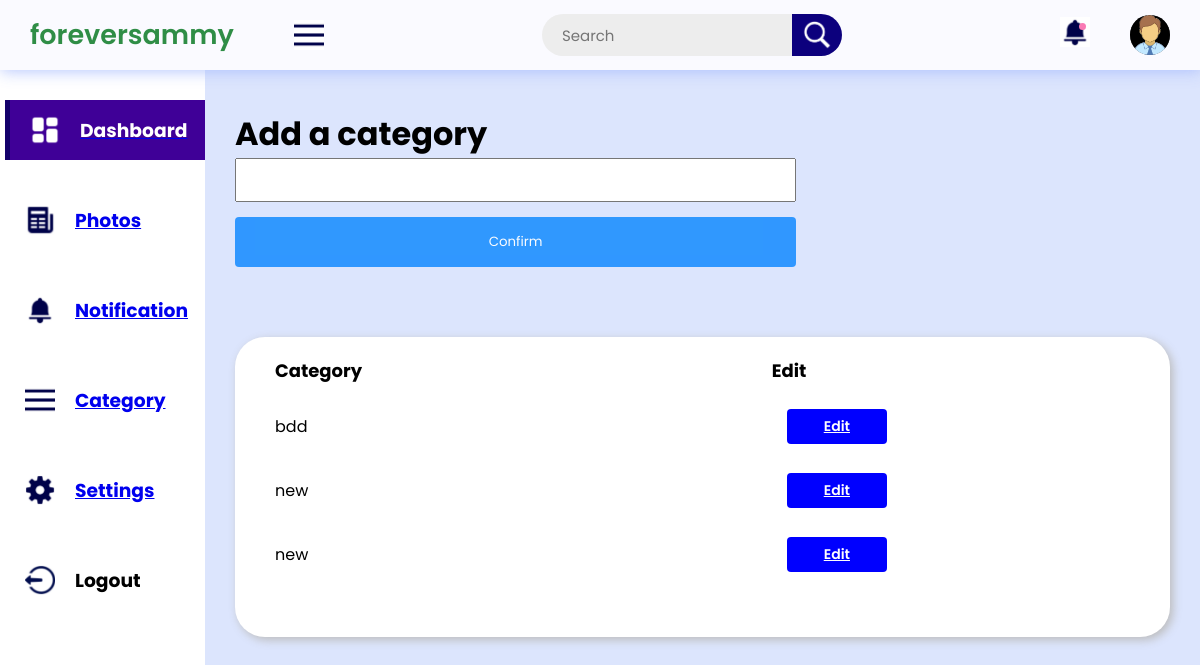
/addcat, run on an earlier commit of the app's database.
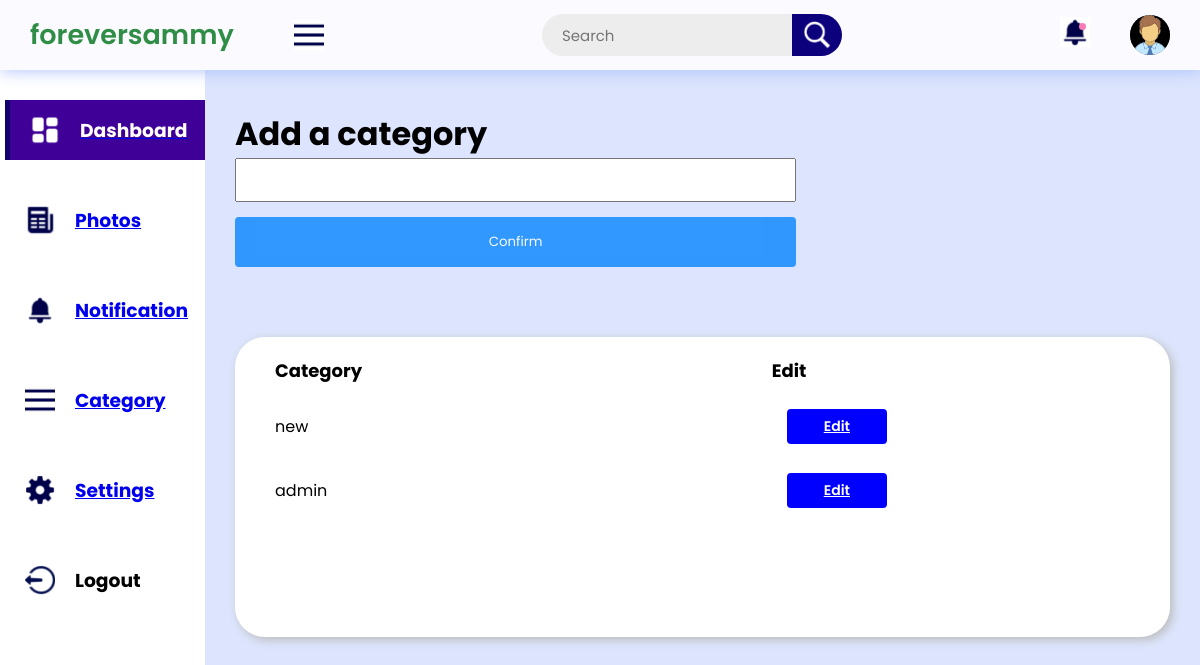
And on a later commit of the database.
### app/admin/models.py (models this page shows, shortened)
class Category(db.Model):
    id = db.Column(db.String(120), primary_key=True)
    category = db.Column(db.String(120), nullable=False)
    created_at = db.Column(db.DateTime, nullable=False, default=datetime.utcnow)
    created_at = db.Column(db.DateTime, nullable=False, default=datetime.utcnow)
    @classmethod
    def get_all(cls):
        picture = db.session.query(cls).all()
        if (picture is None):
            return (None)
        return (picture)

### app/admin/routes.py (the view)
@app.route('/addcat', methods=["POST", "GET"])
def addcat():
    category = Category.get_all()
    if request.method == 'POST':
        category = request.form.get('category')
        cat = Category.create(category=category)
        flash(f'The Brand {category} was added to your database', 'success')
        return redirect(url_for('addcat'))
    return (render_template('admin/category.html', title="addcat", categories=category))

### app/templates/admin/category.html (shortened to what this page needs)
{% extends 'admin_layout.html' %}
{% block css %}
<link rel="stylesheet" href="{{ url_for('static', filename='css/admin/setting_forms.css') }}">
<link rel="stylesheet" href="{{ url_for('static', filename='css/admin/delete_modal.css') }}">
{% endblock css %}
{% block main %}
<h1 class="text-center mt-5">Add a category</h1>
<form action="" method="POST">
    <div class="input-container">
    <input type="text" class="input-field" name="category" required="required" maxlength="15"> <br>
</div>
    <button type="submit" class="btn">Confirm</button>
</form>
<div class="report-container">
    <div class="report-body">
        <div class="report-topic-heading">
            <h3 class="t-op">Category</h3>
            <h3 class="t-op" >Edit</h3>
        </div>
        <div class="items">
           {% for category in categories %}
           {% if category %}
            <div class="item1">
                <p style="width: 20%;">{{ category.category }}</p>
                <a href="{{ url_for('updatecategory', id=category.id) }}" class="t-op-nextlvl label-tag" >Edit</a>
            </div>
            {% endif %}
            {% endfor %}
        </div>
    </div>
</div>
</div>
{% endblock main %}

What changed in the data, as far as the page shows it:
removed Category: category "bdd"
removed Category: category "new"
added Category: category "admin"
